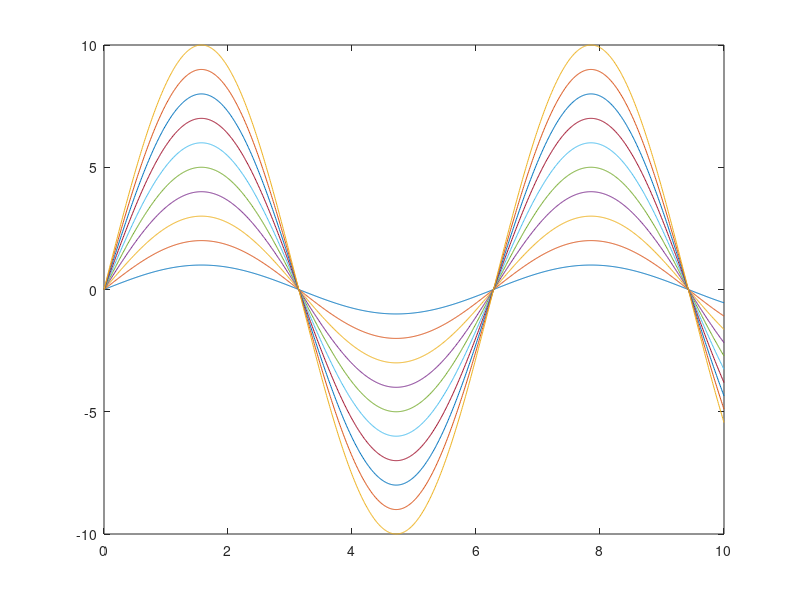

This chart was generated by the following MATLAB code: (Note: this script raises an error after producing the figure.)
mypath = erase(mfilename("fullpath"), "\documentation");

myaxes = axes();
plot(0:0.01:10, (1:10)'*sin(0:0.01:10))
saveplot(mypath+"ouch_my_eyes_1.png", myaxes);

fireflies();
saveplot(mypath+"fireflies_1.png", myaxes);

fireflies("ColorSamples", 2);
saveplot(mypath+"fireflies_ColorSamples_1.png", myaxes);

myaxes2 = axes();
plot(0:0.01:10, (1:10)'*sin(0:0.01:10))

borealis();
saveplot(mypath+"borealis_1.png", myaxes2);

dark_mode();
saveplot(mypath+"dark_mode_1.png", myaxes2);

dark_mode2();
saveplot(mypath+"dark_mode2_1.png", myaxes2);


sangbok();
saveplot(mypath+"sangbok_1.png", myaxes2);



figure()
myaxes3 = axes();

membrane()
fireflies();
saveplot(mypath+"fireflies_membrane_1.png", myaxes3);


